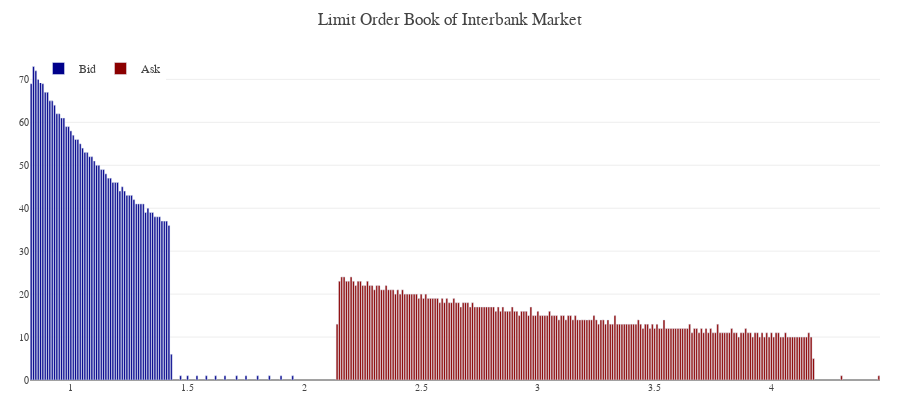

This figure's notebook cell:
### Markdown cell above
### Interbank Limit Order Book

### Code cell
model.bank_details.lob_plot(steps)

### Figure 1 — Plotly figure (JSON) as saved in the notebook; plotly's stock layout.template omitted (floating-point values rounded to 4 significant figures; data arrays with more than 128 entries replaced by an {"elided": "..."} marker saying what was removed)
{"data": [{"marker": {"color": "darkblue"}, "name": "Bid", "type": "bar", "x": [1.43, 1.42, 1.41, 1.4, 1.39, 1.38, 1.37, 1.36, 1.35, 1.34, 1.33, 1.32, 1.31, 1.3, 1.29, 1.28, 1.27, 1.26, 1.25, 1.24, 1.23, 1.22, 1.21, 1.2, 1.19, 1.18, 1.17, 1.16, 1.15, 1.14, 1.13, 1.12, 1.11, 1.1, 1.09, 1.08, 1.07, 1.06, 1.05, 1.04, 1.03, 1.02, 1.01, 1, 0.99, 0.98, 0.97, 0.96, 0.95, 0.94, 0.93, 0.92, 0.91, 0.9, 0.89, 0.88, 0.87, 0.86, 0.85, 0.84, 0.83, 1.95, 1.9, 1.85, 1.8, 1.75, 1.71, 1.66, 1.62, 1.58, 1.54, 1.5, 1.47], "xaxis": "x", "y": [6, 36, 37, 37, 37, 38, 38, 38, 39, 39, 40, 39, 41, 41, 41, 41, 42, 43, 43, 43, 44, 45, 44, 46, 46, 46, 47, 47, 48, 49, 49, 50, 50, 51, 52, 52, 53, 53, 54, 55, 56, 56, 57, 58, 59, 59, 61, 61, 62, 62, 64, 65, 65, 67, 67, 69, 70, 70, 72, 73, 69, 1, 1, 1, 1, 1, 1, 1, 1, 1, 1, 1, 1], "yaxis": "y"}, {"marker": {"color": "darkred"}, "name": "Ask", "type": "bar", "x": {"elided": "207 float values"}, "xaxis": "x", "y": {"elided": "207 int values"}, "yaxis": "y"}], "layout": {"height": 400, "hovermode": "closest", "legend": {"orientation": "h", "x": 0.01, "xanchor": "left", "y": 0.9, "yanchor": "bottom"}, "margin": {"b": 20, "l": 30, "r": 20, "t": 50}, "showlegend": true, "title": {"text": "Limit Order Book of Interbank Market"}, "width": 900, "xaxis": {"anchor": "y", "domain": [0, 1], "showgrid": false, "tickfont": {"size": 10}}, "yaxis": {"anchor": "x", "domain": [0, 1], "side": "left", "tickfont": {"size": 10}}}}
